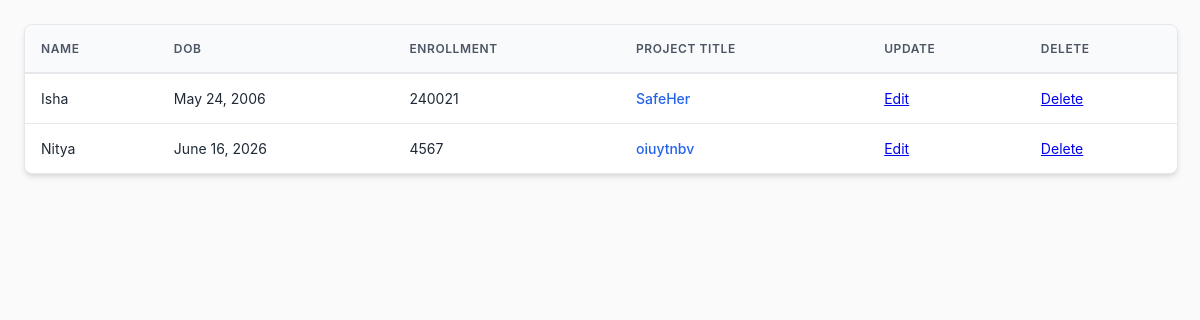
The app's page /display, older data.
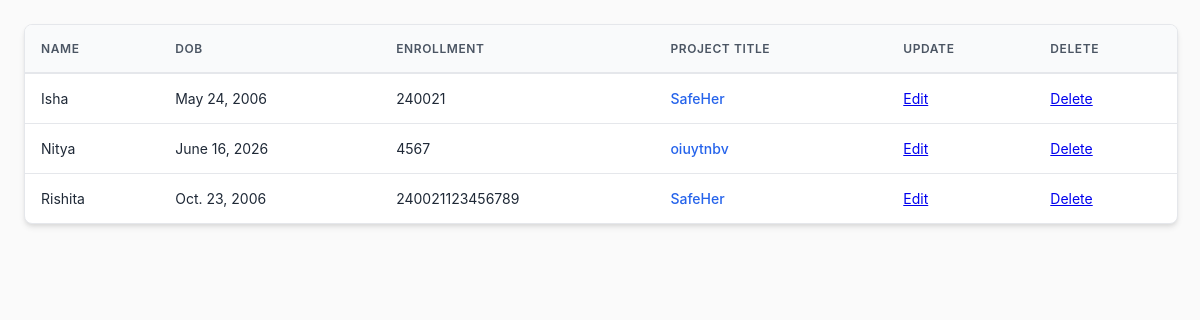
The same page, newer data.
### mypro/models.py (models this page shows, shortened)
class Student(models.Model):
    Name=models.CharField()
    DOB=models.DateField()
    enrollment=models.IntegerField()
    project_title=models.CharField()

### mypro/views.py (the view)
# urls.py: path("display",views.display,name="display"),
def display(request):
    data=Student.objects.all()
    return render(request,"1.html",{"new":data})

### mypro/templates/1.html (shortened to what this page needs)
<!DOCTYPE html>
<html lang="en">
<head>
</head>
<body>
    <div class="table-container">
        <table>
            <thead>
                <tr>
                    <th>Name</th>
                    <th>DOB</th>
                    <th>Enrollment</th>
                    <th>Project Title</th>
                    <th>Update</th>
                    <th>Delete</th>
                </tr>
            </thead>
            <tbody>
                {% for i in new %}
                <tr>
                    <td>{{ i.Name }}</td>
                    <td>{{ i.DOB }}</td>
                    <td>{{ i.enrollment }}</td>
                    <td class="project-title">{{ i.project_title }}</td>
                    <td><a href="{% url 'update' i.id %}">Edit</a></td>
                    <td><a href="{% url 'delete' i.id %}">Delete</a></td>
                </tr>
                {% endfor %}
            </tbody>
        </table>
    </div>
</body>
</html>

### mypro/templates/1.html (style rules this page uses)
:root { --primary-color: #2563eb; --text-main: #1f2937; --text-muted: #4b5563; --bg-light: #f9fafb; --border-color: #e5e7eb; }
body { font-family: -apple-system, BlinkMacSystemFont, "Segoe UI", Roboto, Helvetica, Arial, sans-serif; color: var(--text-main); background-color: #fafafa; padding: 24px; margin: 0; }
.table-container { width: 100%; overflow-x: auto; box-shadow: 0 4px 6px -1px rgba(0, 0, 0, 0.1), 0 2px 4px -1px rgba(0, 0, 0, 0.06); border-radius: 8px; background-color: #ffffff; border: 1px solid var(--border-color); }
table { width: 100%; border-collapse: collapse; text-align: left; font-size: 14px; }
th { background-color: var(--bg-light); color: var(--text-muted); font-weight: 600; text-transform: uppercase; font-size: 12px; letter-spacing: 0.05em; padding: 16px; border-bottom: 2px solid var(--border-color); }
td { padding: 16px; border-bottom: 1px solid var(--border-color); color: var(--text-main); }
tbody tr:last-child td { border-bottom: none; }
.project-title { font-weight: 500; color: var(--primary-color); }

Row changes from the older to the newer data that the page shows:
added Student: Name "Rishita", DOB "Oct. 23, 2006", enrollment "240021123456789", project_title "SafeHer"
